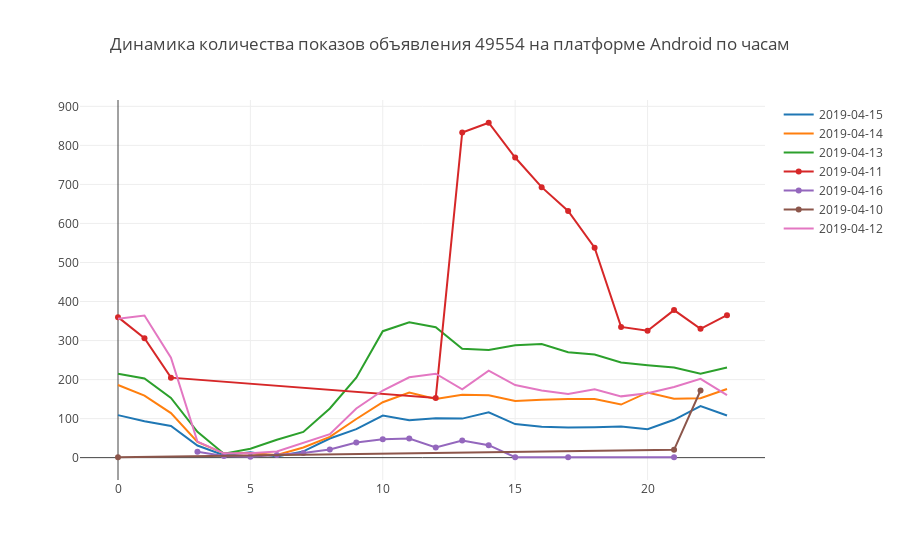

Notebook code for this chart:
### Markdown cell above
Агент платил за данное рекламное объявление по принципу "траты за клик" и внем не было видео.

### Code cell
suspected_ads_data['time'] = suspected_ads_data['time'].apply(lambda x: dt.datetime.strftime(x, "%H"))
suspected_ads_data = suspected_ads_data.groupby(['date','time']).size().reset_index(name = 'counts')

detalized_graphs(suspected_ads_data, 'date', 'time', 'counts', 'Динамика количества показов объявления 49554 на платформе Android по часам')

### Figure 1 — Plotly figure (JSON) as saved in the notebook; plotly's stock layout.template omitted (floating-point values rounded to 4 significant figures)
{"data": [{"name": "2019-04-15", "type": "scatter", "uid": "42bd17c3-bd61-4f0c-aca2-958a0c9522eb", "x": ["00", "01", "02", "03", "04", "05", "06", "07", "08", "09", "10", "11", "12", "13", "14", "15", "16", "17", "18", "19", "20", "21", "22", "23"], "y": [109, 93, 81, 31, 6, 14, 3, 16, 49, 73, 108, 96, 101, 100, 116, 86, 79, 77, 78, 80, 73, 97, 132, 108]}, {"name": "2019-04-14", "type": "scatter", "uid": "5c06fc15-0ea6-4544-9135-69f793317b62", "x": ["00", "01", "02", "03", "04", "05", "06", "07", "08", "09", "10", "11", "12", "13", "14", "15", "16", "17", "18", "19", "20", "21", "22", "23"], "y": [186, 159, 114, 40, 11, 11, 7, 26, 53, 99, 142, 167, 150, 161, 160, 145, 148, 150, 150, 136, 167, 151, 152, 176]}, {"name": "2019-04-13", "type": "scatter", "uid": "8050408e-22c2-49a2-b627-1ff209528e2c", "x": ["00", "01", "02", "03", "04", "05", "06", "07", "08", "09", "10", "11", "12", "13", "14", "15", "16", "17", "18", "19", "20", "21", "22", "23"], "y": [215, 203, 153, 66, 10, 23, 46, 66, 126, 205, 324, 347, 334, 279, 276, 288, 291, 270, 264, 244, 237, 231, 215, 231]}, {"name": "2019-04-11", "type": "scatter", "uid": "b8c5f443-7166-445c-9130-c5bcf1ad801b", "x": ["00", "01", "02", "12", "13", "14", "15", "16", "17", "18", "19", "20", "21", "22", "23"], "y": [360, 306, 205, 153, 833, 858, 769, 693, 632, 538, 335, 325, 378, 330, 365]}, {"name": "2019-04-16", "type": "scatter", "uid": "3720fd5c-bfd4-4375-93b7-39278ab4e25f", "x": ["03", "04", "05", "06", "07", "08", "09", "10", "11", "12", "13", "14", "15", "17", "21"], "y": [15, 4, 2, 7, 12, 21, 39, 47, 49, 26, 44, 32, 1, 1, 1]}, {"name": "2019-04-10", "type": "scatter", "uid": "37862288-63cd-4c43-a722-b2b4737b6905", "x": ["00", "21", "22"], "y": [1, 20, 172]}, {"name": "2019-04-12", "type": "scatter", "uid": "76bd94c2-e3c7-4367-9a4a-972462f63e4a", "x": ["00", "01", "02", "03", "04", "05", "06", "07", "08", "09", "10", "11", "12", "13", "14", "15", "16", "17", "18", "19", "20", "21", "22", "23"], "y": [356, 364, 256, 41, 11, 11, 16, 37, 60, 126, 172, 206, 215, 175, 223, 186, 172, 163, 175, 157, 165, 181, 202, 160]}], "layout": {"title": {"text": "Динамика количества показов объявления 49554 на платформе Android по часам"}}}
